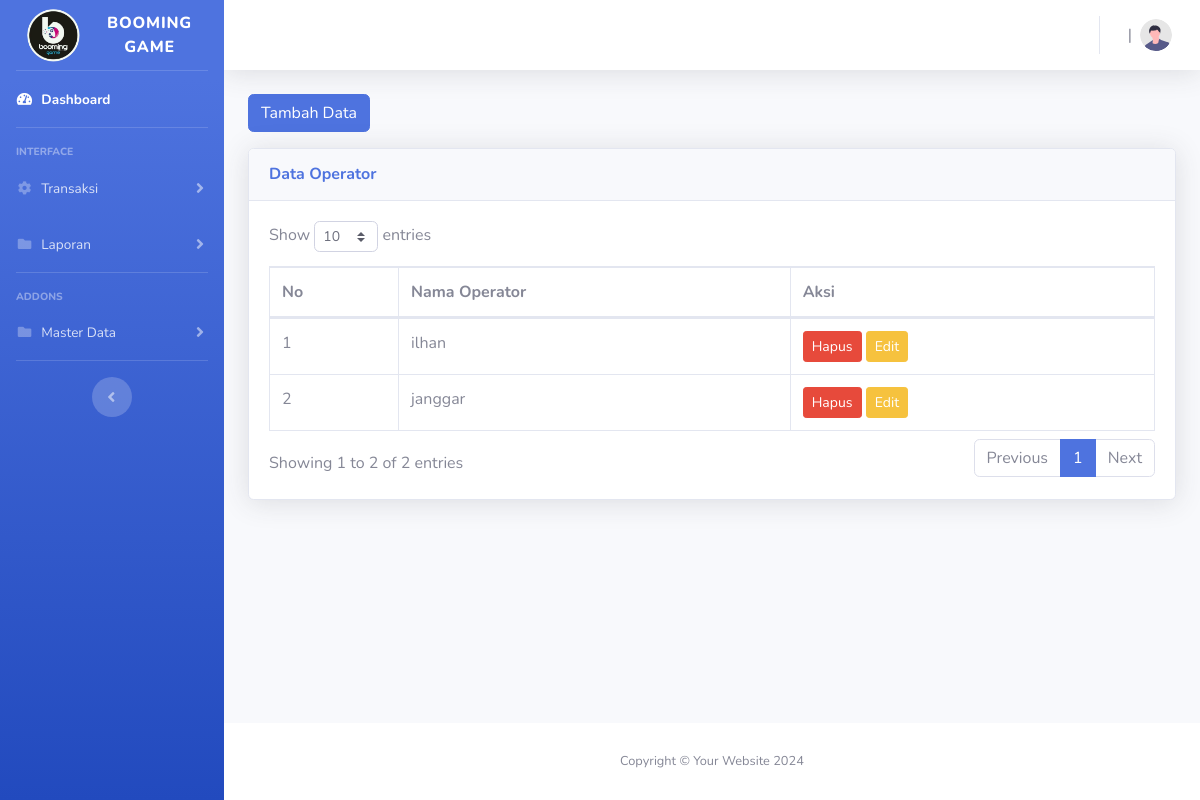
/public/operator (signed in), run on an earlier commit of the app's database.
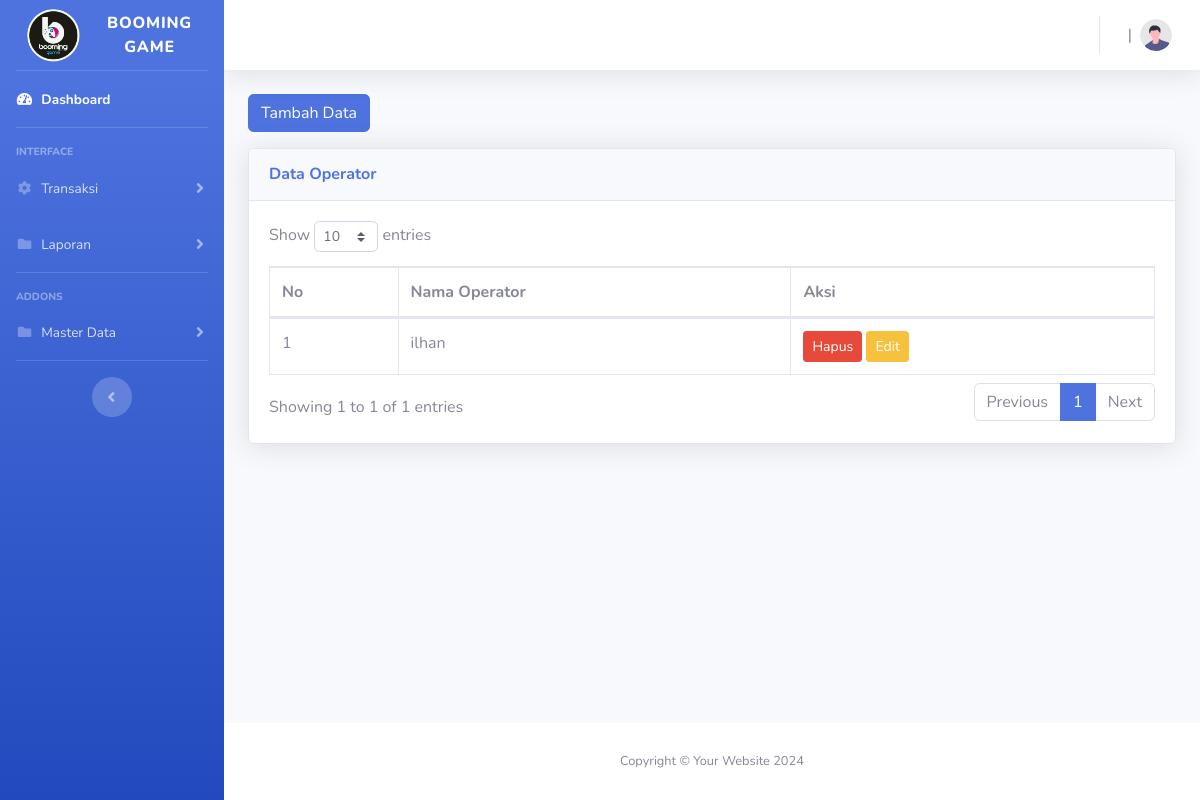
And on a later commit of the database.
### tables this page shows
CREATE TABLE `operator` (
  `id_operator` int(11) NOT NULL,
  `name_operator` varchar(50) NOT NULL
);

### app/core/Controller.php (called while the page is built, shortened)
<?php
class Controller {
       public function view($view, $data = []){
        require_once '../app/views/' . $view . '.php';
       }
       public function model($model){
        return new $model;
       }
}
?>

### app/core/App.php (called while the page is built, shortened)
<?php
class App {
    protected $method = 'index';
    protected $params = [];
    public function __construct(){
        $this->controller = new $this->controller;
        call_user_func_array([$this->controller, $this->method], $this->params);
    }
}
?>

### public/index.php (called while the page is built, shortened)
<?php
$app = new App;
?>

### app/core/Database.php (called while the page is built, shortened)
<?php
class Database{
    private $host = DB_HOST;
    private $user = DB_USER;
    private $pass = DB_PASS;
    private $db_name = DB_NAME;
    private $dbh;
    private $stmt;
    public function __construct(){
        $dsn = 'mysql:host='. $this->host . ';dbname='. $this->db_name;
        try{
            $this->dbh = new PDO($dsn, $this->user, $this->pass);
        } catch(PDOException $e){
            die($e->getMessage());
        }
    }
    public function query($query){
        $this->stmt = $this->dbh->prepare($query);
    }
    public function bind($param, $value, $type = null){
        if(is_null($type)){
            switch(true){
                case is_null($value):
                    $type = PDO::PARAM_NULL;
                    break;
            }
        }
        $this->stmt->bindValue($param, $value, $type);
    }
    public function execute(){
        $this->stmt->execute();
    }
    public function resultSet(){
        $this->execute();
        return $this->stmt->fetchAll(PDO::FETCH_ASSOC);
    }
}
?>

### app/models/Operator_model.php (called while the page is built, shortened)
<?php
class Operator_model{
    private $table = 'operator';
    private $db;
    public function __construct(){
        $this->db = new Database;
    }
    public function getAllOperator(){
        $this->db->query('SELECT * FROM '. $this->table);
        return $this->db->resultSet();
    }
    public function getOperator($id){
        $this->db->query('SELECT * FROM ' . $this->table . ' WHERE id_operator=:id_operator');
        $this->db->bind('id_operator', $id);
        return $this->db->single();
    }
}
?>

### app/views/operator/index.php (the view, shortened to what this page needs)
<button class="btn btn-primary mb-3" data-bs-toggle="modal" data-bs-target="#exampleModal">Tambah Data</button>
<div class="card shadow mb-4">
    <div class="card-header py-3">
        <h6 class="m-0 font-weight-bold text-primary">Data Operator</h6>
    </div>
    <div class="card-body">
        <div class="table-responsive">
            <table class="table table-bordered" id="dataTable" width="100%" cellspacing="0">
                <thead>
                    <tr>
                        <th>No</th>
                        <th>Nama Operator</th>
                        <th>Aksi</th>
                    </tr>
                </thead>
                <tbody>
                    <?php $i=1;
                    foreach($data['operator'] as $data): ?>
                    <tr>
                        <td><?= $i++; ?></td>
                        <td><?= $data['name_operator']; ?></td>
                        <td>
                        <a href="<?= BASEURL; ?>/operator/delete/<?= $data['id_operator']; ?>" class="btn btn-sm btn-danger" onclick='return confirm("Apakah yakin ingin menghapus data?")'>Hapus</a>
                        <a href="#" class="view_data btn btn-sm btn-warning" data-bs-toggle="modal" data-bs-target="#myModal" data-id="<?= $data['id_operator'];?>">Edit</a>
                        </td>
                    </tr>
                    <?php endforeach; ?>
                </tbody>
            </table>
        </div>
    </div>
</div>

### app/controllers/Operator.php (shortened to what this page needs)
<?php
class Operator extends Controller{
    public function index(){
        if(isset($_SESSION['admin'])){
            $data['operator'] = $this->model('Operator_model')->getAllOperator();
            $data['sift'] = $this->model('Sift_model')->getAllSift();
            $data['operatorSession'] = $this->model('Operator_model')->getOperator($_SESSION['operator']);
            $data['siftSession'] = $this->model('Sift_model')->getSift($_SESSION['sift']);
            $this->view('template/header',$data);
            $this->view('operator/index', $data);
            $this->view('template/footer');
        }else{
            header('location:' . BASEURL . '/login');
        }
    }
}
?>

### app/views/template/header.php (shortened to what this page needs)
<!DOCTYPE html>
<html lang="en">
<head>
    <link href="<?= BASEURL;?>/vendor/fontawesome-free/css/all.min.css" rel="stylesheet" type="text/css">
    <link href="<?= BASEURL;?>/css/sb-admin-2.min.css" rel="stylesheet">
    <link href="<?= BASEURL;?>/vendor/datatables/dataTables.bootstrap4.min.css" rel="stylesheet">
</head>
<body id="page-top">
    <div id="wrapper">
        <ul class="navbar-nav bg-gradient-primary sidebar sidebar-dark accordion" id="accordionSidebar">
            <a class="sidebar-brand d-flex align-items-center justify-content-center" href="<?= BASEURL;?>">
                <div class="sidebar-brand-icon">
                <img class="img-profile rounded-circle" width="70%" src="<?= BASEURL;?>/img/profile.png">
                </div>
                <div class="sidebar-brand-text mx-3">BOOMING GAME</div>
            </a>
            <hr class="sidebar-divider my-0">
            <li class="nav-item active">
                <a class="nav-link" href="<?= BASEURL;?>">
                    <i class="fas fa-fw fa-tachometer-alt"></i>
                    <span>Dashboard</span></a>
            </li>
            <hr class="sidebar-divider">
            <div class="sidebar-heading">
                Interface
            </div>
            <li class="nav-item">
                <a class="nav-link collapsed" href="#" data-toggle="collapse" data-target="#collapseTwo"
                    aria-expanded="true" aria-controls="collapseTwo">
                    <i class="fas fa-fw fa-cog"></i>
                    <span>Transaksi</span>
                </a>
            </li>
            <li class="nav-item">
                <a class="nav-link collapsed" href="#" data-toggle="collapse" data-target="#collapseUtilities"
                    aria-expanded="true" aria-controls="collapseUtilities">
                    <i class="fas fa-fw fa-folder"></i>
                    <span>Laporan</span>
                </a>
            </li>
            <hr class="sidebar-divider">
            <div class="sidebar-heading">
                Addons
            </div>
            <li class="nav-item">
                <a class="nav-link collapsed" href="#" data-toggle="collapse" data-target="#collapsePages"
                    aria-expanded="true" aria-controls="collapsePages">
                    <i class="fas fa-fw fa-folder"></i>
                    <span>Master Data</span>
                </a>
            </li>
            <hr class="sidebar-divider d-none d-md-block">
            <div class="text-center d-none d-md-inline">
                <button class="rounded-circle border-0" id="sidebarToggle"></button>
            </div>
        </ul>
        <div id="content-wrapper" class="d-flex flex-column">
            <div id="content">
                <nav class="navbar navbar-expand navbar-light bg-white topbar mb-4 static-top shadow">
                    <ul class="navbar-nav ml-auto">
                        <li class="nav-item dropdown no-arrow">
                            <a class="nav-link dropdown-toggle" href="#" id="userDropdown" role="button"
                                data-toggle="dropdown" aria-haspopup="true" aria-expanded="false">
                                <span class="mr-2 d-none d-lg-inline text-gray-600"><?= $data['operatorSession']['name_operator'];?> | <?= $data['siftSession']['name_sift'];?></span>
                                <img class="img-profile rounded-circle"
                                    src="<?= BASEURL;?>/img/undraw_profile.svg">
                            </a>
                        </li>
                    </ul>
                </nav>
 <div class="container-fluid">

### app/views/template/footer.php (shortened to what this page needs)
</div>
</div>
<footer class="sticky-footer bg-white">
<div class="container my-auto">
<div class="copyright text-center my-auto">
    <span>Copyright &copy; Your Website 2024</span>
</div>
</div>
</footer>
</div>
</div>
</body>
</html>

What changed in the data, as far as the page shows it:
removed operator: name_operator "janggar"
Also different on the page:
text written by a page script: "Show entries Showing 1 to 2 of 2 entries Previous 1 Next" → "Show entries Showing 1 to 1 of 1 entries Previous 1 Next"
